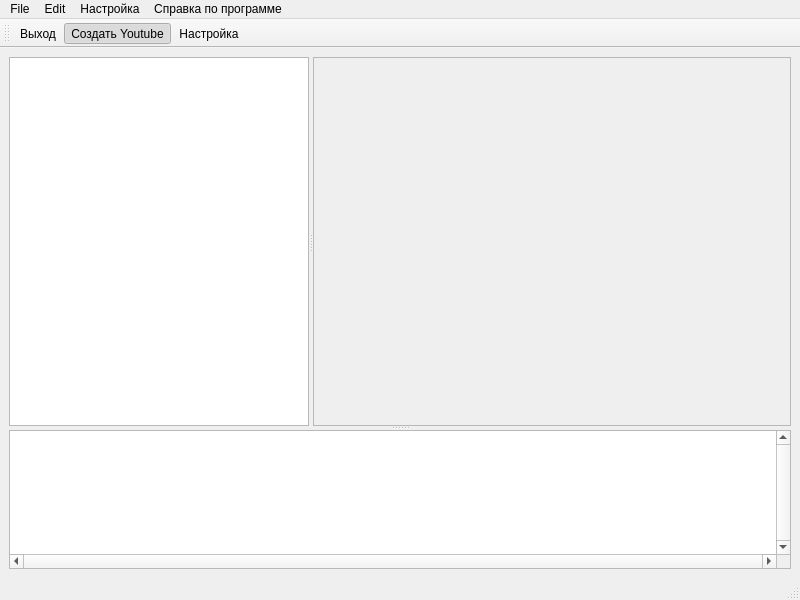
<?xml version="1.0" encoding="UTF-8"?>
<ui version="4.0">
 <class>FormMainWindow</class>
 <widget class="QMainWindow" name="FormMainWindow">
  <property name="geometry">
   <rect>
    <x>0</x>
    <y>0</y>
    <width>800</width>
    <height>600</height>
   </rect>
  </property>
  <property name="minimumSize">
   <size>
    <width>800</width>
    <height>600</height>
   </size>
  </property>
  <property name="maximumSize">
   <size>
    <width>800</width>
    <height>600</height>
   </size>
  </property>
  <property name="windowTitle">
   <string>FormMainWindow</string>
  </property>
  <property name="inputMethodHints">
   <set>Qt::ImhNone</set>
  </property>
  <widget class="QWidget" name="centralwidget">
   <layout class="QGridLayout" name="gridLayout">
    <item row="1" column="0">
     <widget class="QSplitter" name="splitter_2">
      <property name="sizePolicy">
       <sizepolicy hsizetype="MinimumExpanding" vsizetype="MinimumExpanding">
        <horstretch>0</horstretch>
        <verstretch>0</verstretch>
       </sizepolicy>
      </property>
      <property name="maximumSize">
       <size>
        <width>1000</width>
        <height>1505</height>
       </size>
      </property>
      <property name="orientation">
       <enum>Qt::Vertical</enum>
      </property>
      <property name="opaqueResize">
       <bool>true</bool>
      </property>
      <widget class="QSplitter" name="splitter">
       <property name="maximumSize">
        <size>
         <width>16777215</width>
         <height>500</height>
        </size>
       </property>
       <property name="orientation">
        <enum>Qt::Horizontal</enum>
       </property>
       <widget class="QListView" name="ListViewL">
        <property name="sizePolicy">
         <sizepolicy hsizetype="MinimumExpanding" vsizetype="MinimumExpanding">
          <horstretch>0</horstretch>
          <verstretch>0</verstretch>
         </sizepolicy>
        </property>
        <property name="minimumSize">
         <size>
          <width>0</width>
          <height>0</height>
         </size>
        </property>
        <property name="maximumSize">
         <size>
          <width>300</width>
          <height>500</height>
         </size>
        </property>
        <property name="sizeIncrement">
         <size>
          <width>0</width>
          <height>0</height>
         </size>
        </property>
       </widget>
       <widget class="QScrollArea" name="ScrollAreaR">
        <property name="sizePolicy">
         <sizepolicy hsizetype="Expanding" vsizetype="Expanding">
          <horstretch>0</horstretch>
          <verstretch>0</verstretch>
         </sizepolicy>
        </property>
        <property name="maximumSize">
         <size>
          <width>16777215</width>
          <height>500</height>
         </size>
        </property>
        <property name="layoutDirection">
         <enum>Qt::LeftToRight</enum>
        </property>
        <property name="widgetResizable">
         <bool>true</bool>
        </property>
        <property name="alignment">
         <set>Qt::AlignLeading|Qt::AlignLeft|Qt::AlignTop</set>
        </property>
        <widget class="QWidget" name="scrollAreaWidgetContents">
         <property name="geometry">
          <rect>
           <x>0</x>
           <y>0</y>
           <width>475</width>
           <height>369</height>
          </rect>
         </property>
         <property name="layoutDirection">
          <enum>Qt::LeftToRight</enum>
         </property>
         <layout class="QVBoxLayout" name="verticalLayout">
          <property name="sizeConstraint">
           <enum>QLayout::SetFixedSize</enum>
          </property>
          <item>
           <widget class="YOUTUBEwidget" name="widget" native="true">
            <property name="minimumSize">
             <size>
              <width>0</width>
              <height>50</height>
             </size>
            </property>
            <property name="maximumSize">
             <size>
              <width>550</width>
              <height>50</height>
             </size>
            </property>
            <property name="styleSheet">
             <string notr="true">background-color: rgb(85, 0, 255);</string>
            </property>
           </widget>
          </item>
         </layout>
        </widget>
       </widget>
      </widget>
      <widget class="QPlainTextEdit" name="Memo_Log">
       <property name="sizePolicy">
        <sizepolicy hsizetype="MinimumExpanding" vsizetype="MinimumExpanding">
         <horstretch>0</horstretch>
         <verstretch>0</verstretch>
        </sizepolicy>
       </property>
       <property name="minimumSize">
        <size>
         <width>0</width>
         <height>0</height>
        </size>
       </property>
       <property name="maximumSize">
        <size>
         <width>1000</width>
         <height>1000</height>
        </size>
       </property>
       <property name="font">
        <font>
         <family>Courier New</family>
         <pointsize>8</pointsize>
         <bold>true</bold>
        </font>
       </property>
       <property name="autoFillBackground">
        <bool>true</bool>
       </property>
       <property name="styleSheet">
        <string notr="true"/>
       </property>
       <property name="inputMethodHints">
        <set>Qt::ImhHiddenText|Qt::ImhSensitiveData</set>
       </property>
       <property name="frameShape">
        <enum>QFrame::StyledPanel</enum>
       </property>
       <property name="frameShadow">
        <enum>QFrame::Plain</enum>
       </property>
       <property name="verticalScrollBarPolicy">
        <enum>Qt::ScrollBarAlwaysOn</enum>
       </property>
       <property name="horizontalScrollBarPolicy">
        <enum>Qt::ScrollBarAlwaysOn</enum>
       </property>
       <property name="sizeAdjustPolicy">
        <enum>QAbstractScrollArea::AdjustToContents</enum>
       </property>
       <property name="lineWrapMode">
        <enum>QPlainTextEdit::NoWrap</enum>
       </property>
       <property name="readOnly">
        <bool>true</bool>
       </property>
       <property name="backgroundVisible">
        <bool>false</bool>
       </property>
      </widget>
     </widget>
    </item>
   </layout>
   <widget class="QWidget" name="layoutWidget">
    <property name="geometry">
     <rect>
      <x>0</x>
      <y>0</y>
      <width>2</width>
      <height>2</height>
     </rect>
    </property>
    <layout class="QHBoxLayout" name="horizontalLayout"/>
   </widget>
  </widget>
  <widget class="QMenuBar" name="menubar">
   <property name="geometry">
    <rect>
     <x>0</x>
     <y>0</y>
     <width>800</width>
     <height>22</height>
    </rect>
   </property>
   <widget class="QMenu" name="menu_File">
    <property name="title">
     <string>File</string>
    </property>
    <addaction name="action_CreateYoutube"/>
    <addaction name="action_Exit"/>
   </widget>
   <widget class="QMenu" name="menu_Edit">
    <property name="title">
     <string>Edit</string>
    </property>
    <addaction name="action_Action_Cut"/>
    <addaction name="action_Action_Copy"/>
    <addaction name="action_Action_Paste"/>
   </widget>
   <widget class="QMenu" name="menu">
    <property name="title">
     <string>Настройка</string>
    </property>
    <addaction name="action_Setup"/>
   </widget>
   <widget class="QMenu" name="menu_Help">
    <property name="title">
     <string>Справка по программе</string>
    </property>
   </widget>
   <addaction name="menu_File"/>
   <addaction name="menu_Edit"/>
   <addaction name="menu"/>
   <addaction name="menu_Help"/>
  </widget>
  <widget class="QStatusBar" name="StatusBar_P1_P2"/>
  <widget class="QToolBar" name="toolBar">
   <property name="windowTitle">
    <string>toolBar</string>
   </property>
   <attribute name="toolBarArea">
    <enum>TopToolBarArea</enum>
   </attribute>
   <attribute name="toolBarBreak">
    <bool>false</bool>
   </attribute>
   <addaction name="action_Exit"/>
   <addaction name="action_CreateYoutube"/>
   <addaction name="action_Setup"/>
  </widget>
  <action name="action_CreateYoutube">
   <property name="checkable">
    <bool>true</bool>
   </property>
   <property name="checked">
    <bool>true</bool>
   </property>
   <property name="icon">
    <iconset>
     <normaloff>icons8-обслуживание-48.png</normaloff>icons8-обслуживание-48.png</iconset>
   </property>
   <property name="text">
    <string>Создать Youtube</string>
   </property>
   <property name="toolTip">
    <string>Создать Youtube</string>
   </property>
  </action>
  <action name="action_Exit">
   <property name="checkable">
    <bool>true</bool>
   </property>
   <property name="icon">
    <iconset resource="YOUTUBE_images.qrc">
     <normaloff>:/test/sign_out_32px.png</normaloff>:/test/sign_out_32px.png</iconset>
   </property>
   <property name="text">
    <string>Выход</string>
   </property>
   <property name="clicked()" stdset="0">
    <bool>false</bool>
   </property>
  </action>
  <action name="action_Action_Cut">
   <property name="text">
    <string>Action_Cut</string>
   </property>
  </action>
  <action name="action_Action_Copy">
   <property name="text">
    <string>Action_Copy</string>
   </property>
  </action>
  <action name="action_Action_Paste">
   <property name="text">
    <string>Action_Paste</string>
   </property>
  </action>
  <action name="action_Setup">
   <property name="icon">
    <iconset theme="applications-engineering">
     <normalon>:/test/sign_out_32px.png</normalon>
    </iconset>
   </property>
   <property name="text">
    <string>Настройка</string>
   </property>
   <property name="visible">
    <bool>true</bool>
   </property>
  </action>
 </widget>
 <customwidgets>
  <customwidget>
   <class>YOUTUBEwidget</class>
   <extends>QWidget</extends>
   <header location="global">youtubewidget.h</header>
   <container>1</container>
  </customwidget>
 </customwidgets>
 <tabstops>
  <tabstop>ListViewL</tabstop>
  <tabstop>Memo_Log</tabstop>
 </tabstops>
 <resources>
  <include location="YOUTUBE_images.qrc"/>
 </resources>
 <connections>
  <connection>
   <sender>action_Exit</sender>
   <signal>triggered()</signal>
   <receiver>FormMainWindow</receiver>
   <slot>close()</slot>
   <hints>
    <hint type="sourcelabel">
     <x>-1</x>
     <y>-1</y>
    </hint>
    <hint type="destinationlabel">
     <x>399</x>
     <y>299</y>
    </hint>
   </hints>
  </connection>
 </connections>
</ui>
